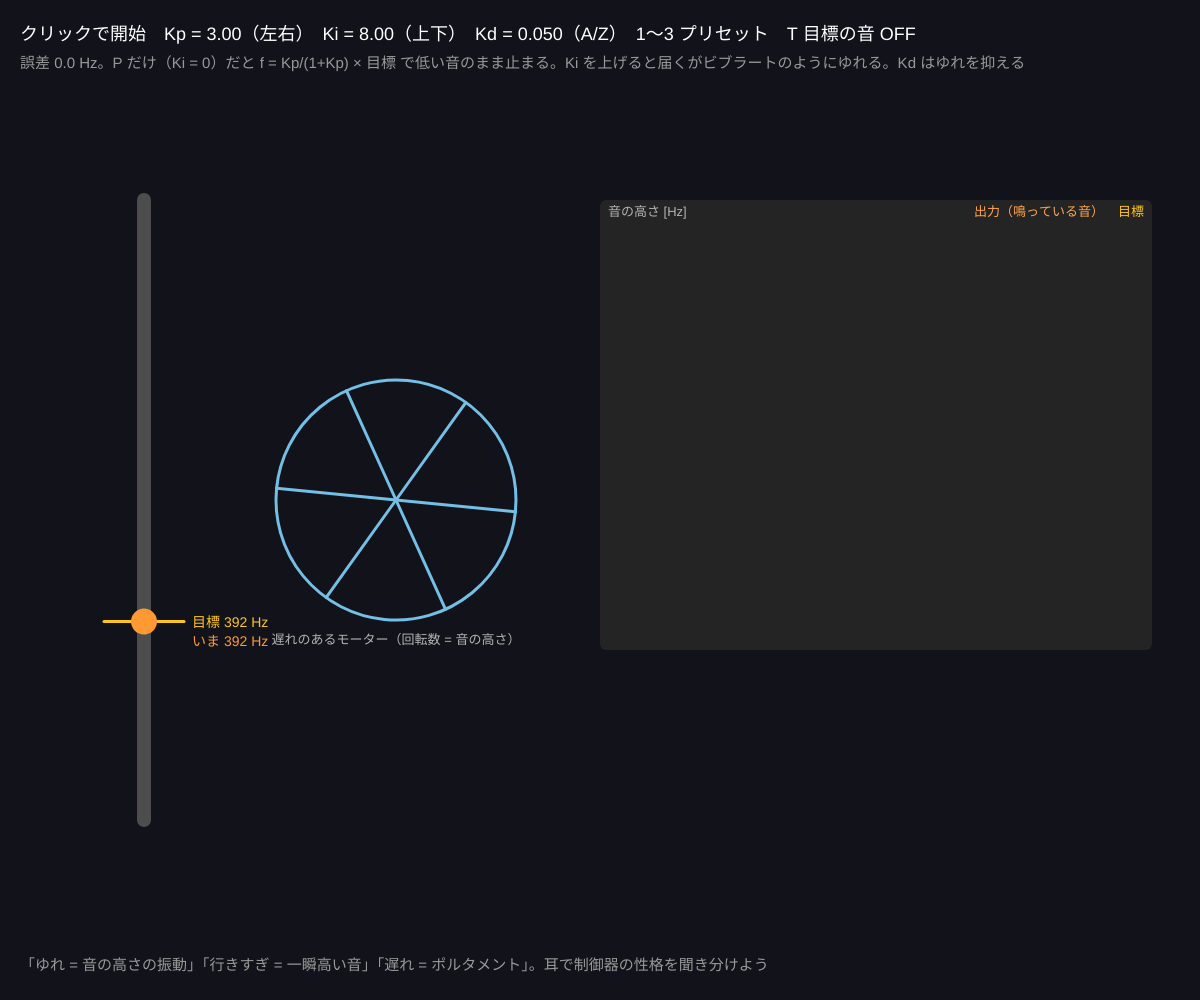
Frame 1 (no input)
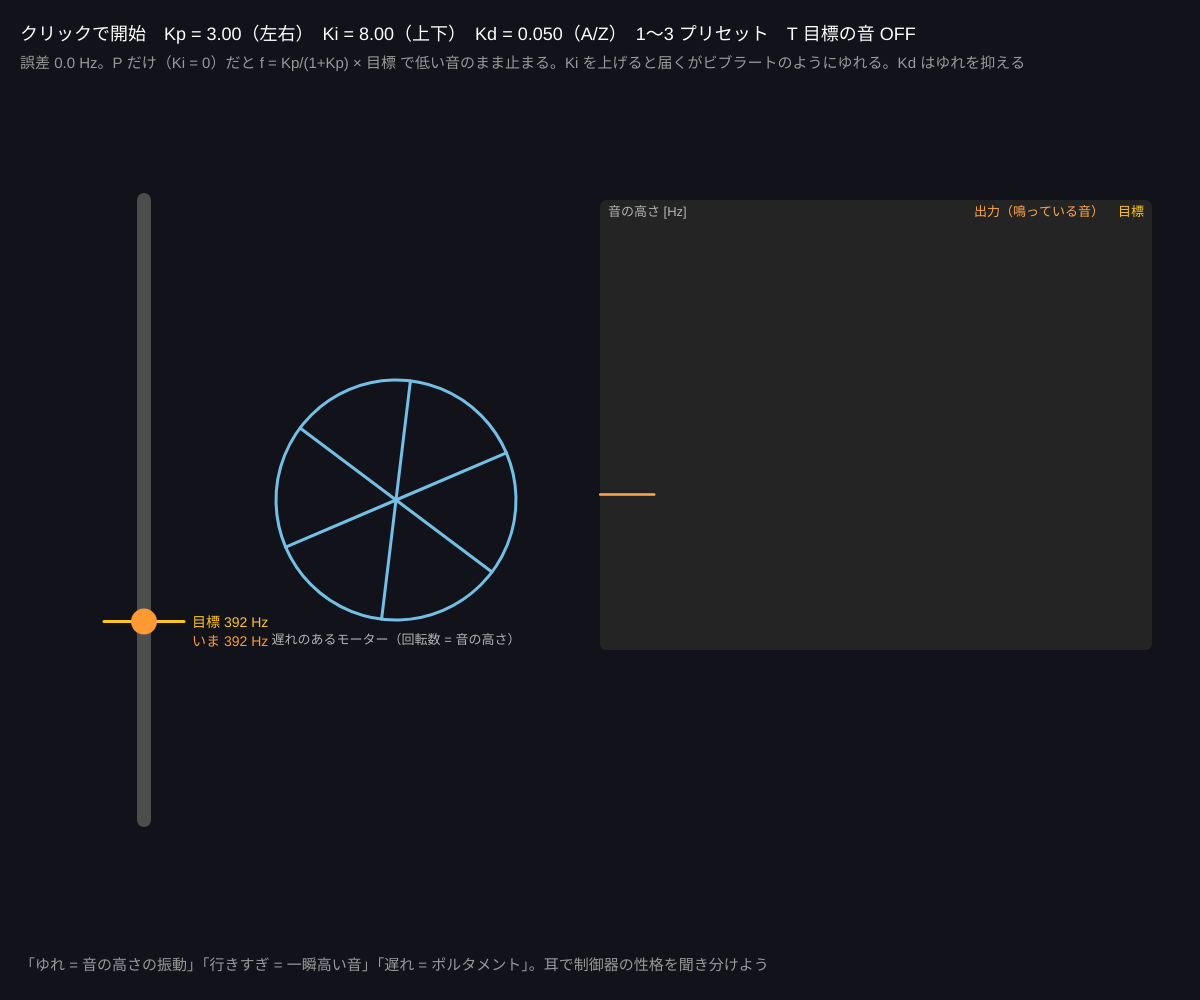
Frame 60 (no input)
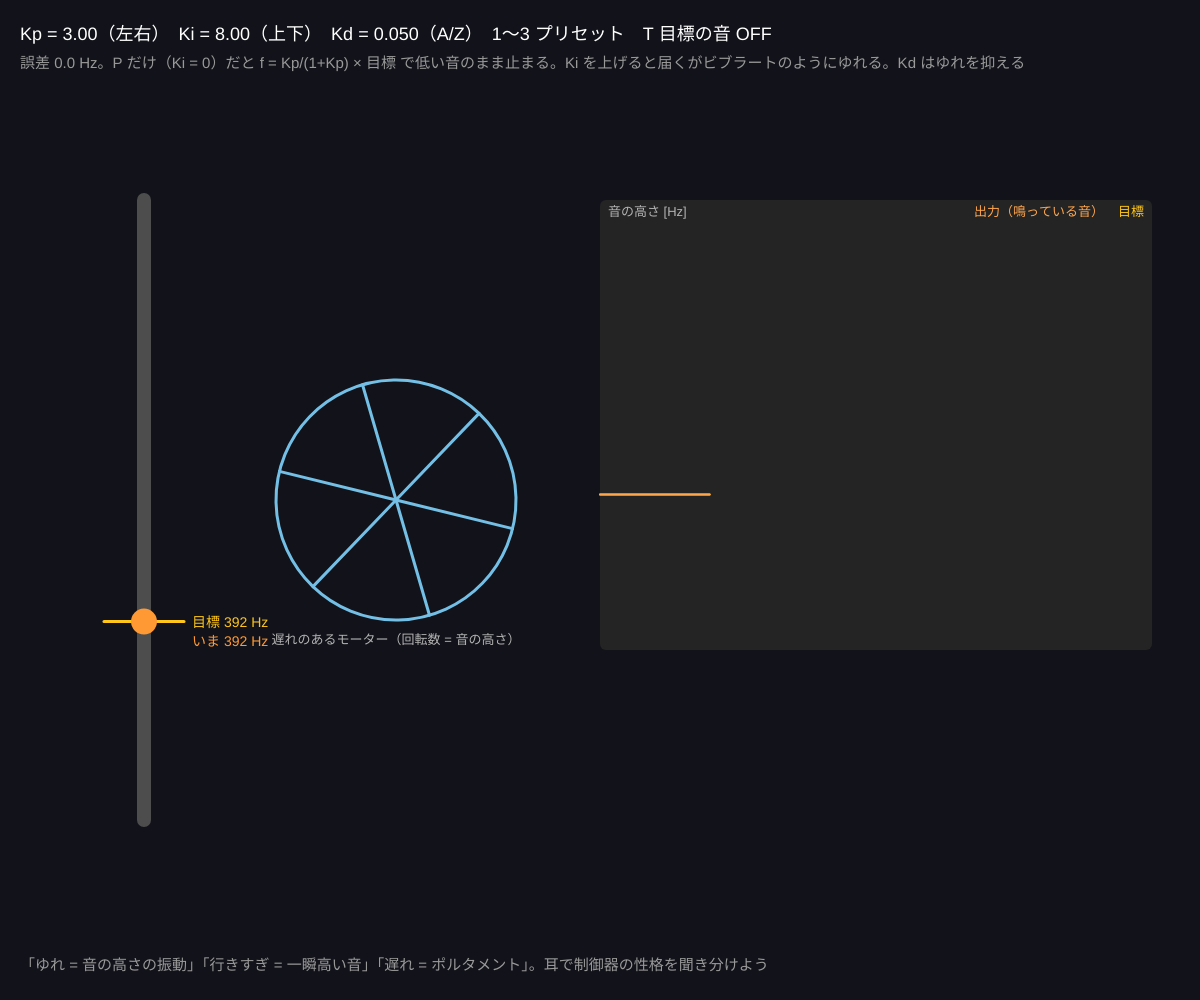
Frame 120 (the mouse pressed at the canvas centre since frame 60)

The p5.js sketch that drew these frames (run headless with seeded random() and noise() and a simulated clock; from frame 60 on, the mouse is pressed at the canvas centre):

// p5.js sketch
// ── sketch.js
// ============================================
// 13 制御を聞く（PID で音の高さを追いかける）
// 目標の音の高さが 2 秒ごとに飛ぶ。制御器の出力がオシレーターの周波数になる
//   プラントは「遅れのあるモーター」のような 2 段の一次遅れ。追いつくまでの時間・行きすぎ・ゆれが「音」で聞こえる
//   P だけだと目標より低いまま（定常偏差）、I を足すと届く、上げすぎるとビブラートのようにゆれる
// クリックで開始 / 左右キー = Kp / 上下キー = Ki / A・Z = Kd / 1〜3 = プリセット / T = 目標の音も鳴らす
// ============================================

let Kp = 3.0, Ki = 8.0, Kd = 0.05; // ★ PID ゲイン
let tauPlant = 0.12; // ★ プラントの遅れ [秒]（2 段）
let notes = [262, 330, 392, 523, 440, 294, 659, 349]; // ★ 目標の音の高さ [Hz]（ド・ミ・ソ・高いド…）
let interval = 2.0; // ★ 目標を変える間隔 [秒]
let playTarget = false;

let r = 392, f = 392, y1 = 392, u = 392, I = 392 / 8, prevF = 392, t = 0, noteIdx = 0;
let HIST = 600, dt = 1 / 60;
let hF = [], hR = [];
let mainTone = null, targetTone = null;

function setup() {
  createCanvas(windowWidth, windowHeight);
  colorMode(HSB, 360, 100, 100, 100);
}

function draw() {
  background(230, 30, 10);
  t += dt;
  if (t >= interval) { t = 0; noteIdx = (noteIdx + 1) % notes.length; r = notes[noteIdx]; }
  // ★ PID（誤差は Hz のまま。ゲインは「Hz あたり」。微分は出力の変化にかける）
  let e = r - f;
  I = constrain(I + e * dt, -5000, 5000);
  let dF = (f - prevF) / dt; prevF = f;
  u = constrain(Kp * e + Ki * I - Kd * dF, 0, 4000); // 指令（Hz）
  // ★ プラント：2 段の一次遅れ（指令 u に遅れて周波数 f が追いつく）
  for (let k = 0; k < 2; k++) {
    y1 += ((u - y1) / tauPlant) * dt / 2; // 1 段目
    f += ((y1 - f) / tauPlant) * dt / 2; // 2 段目 → 実際に鳴る周波数
  }
  f = constrain(f, 0, 4000);
  let fHz = constrain(f, 60, 2000);
  if (mainTone) {
    mainTone.o.frequency.setTargetAtTime(fHz, audioCtx.currentTime, 0.01);
    targetTone.g.gain.setTargetAtTime(playTarget ? 0.04 : 0.0001, audioCtx.currentTime, 0.05);
    targetTone.o.frequency.setTargetAtTime(r, audioCtx.currentTime, 0.01);
  }
  pushHist(hF, f); pushHist(hR, r);

  // ---- 左：音の高さのメーターと回る円盤（モーターのイメージ）
  let mx = width * 0.12, my0 = height * 0.82, my1 = height * 0.2;
  stroke(0, 0, 30); strokeWeight(14); line(mx, my0, mx, my1);
  let Y = (hz) => map(constrain(hz, 200, 800), 200, 800, my0, my1);
  stroke(45, 90, 100); strokeWeight(3); line(mx - 40, Y(r), mx + 40, Y(r));
  noStroke(); fill(45, 90, 100); textSize(14); text('目標 ' + r + ' Hz', mx + 48, Y(r) + 5);
  fill(30, 80, 100); circle(mx, Y(f), 26);
  text('いま ' + nf(fHz, 1, 0) + ' Hz', mx + 48, Y(f) + 24);
  let dx = width * 0.33, dy = height * 0.5, R = min(width, height) * 0.12;
  push(); translate(dx, dy); rotate(frameCount * fHz / 4000);
  stroke(200, 50, 90); strokeWeight(3); noFill(); circle(0, 0, R * 2);
  for (let i = 0; i < 6; i++) { rotate(PI / 3); line(0, 0, R, 0); }
  pop();
  noStroke(); fill(0, 0, 70); textSize(13); textAlign(CENTER);
  text('遅れのあるモーター（回転数 = 音の高さ）', dx, dy + R + 24);
  textAlign(LEFT, BASELINE);

  // ---- グラフ
  let gx = width * 0.5, gw = width * 0.46;
  drawPlot(gx, height * 0.2, gw, height * 0.45, [{ data: hR, hue: 45, sat: 90, name: '目標' }, { data: hF, hue: 30, name: '出力（鳴っている音）' }], 150, 850, '音の高さ [Hz]');

  noStroke();
  fill(0, 0, 100);
  textSize(18);
  text((mainTone ? '' : 'クリックで開始　') + 'Kp = ' + nf(Kp, 1, 2) + '（左右）　Ki = ' + nf(Ki, 1, 2) + '（上下）　Kd = ' + nf(Kd, 1, 3) + '（A/Z）　1〜3 プリセット　T 目標の音 ' + (playTarget ? 'ON' : 'OFF'), 20, 40);
  fill(0, 0, 60);
  textSize(15);
  text('誤差 ' + nf(e, 1, 1) + ' Hz。P だけ（Ki = 0）だと f = Kp/(1+Kp) × 目標 で低い音のまま止まる。Ki を上げると届くがビブラートのようにゆれる。Kd はゆれを抑える', 20, 68);
  text('「ゆれ = 音の高さの振動」「行きすぎ = 一瞬高い音」「遅れ = ポルタメント」。耳で制御器の性格を聞き分けよう', 20, height - 30);
}

function mousePressed() {
  startAudio();
  if (!mainTone) { mainTone = startTone(392, 0.08, 'sawtooth'); targetTone = startTone(392, 0.0001, 'sine'); }
}
function keyPressed() {
  if (key === RIGHT_ARROW) Kp = min(Kp + 0.25, 8);
  if (key === LEFT_ARROW) Kp = max(Kp - 0.25, 0);
  if (key === UP_ARROW) Ki = min(Ki + 2, 60);
  if (key === DOWN_ARROW) Ki = max(Ki - 2, 0);
  if (key === 'a' || key === 'A') Kd = min(Kd + 0.02, 0.5);
  if (key === 'z' || key === 'Z') Kd = max(Kd - 0.02, 0);
  if (key === '1') { Kp = 3; Ki = 0; Kd = 0; } // ★ P だけ：低いまま（f = 0.75 r）
  if (key === '2') { Kp = 3; Ki = 8; Kd = 0.05; } // ★ ちょうどいい
  if (key === '3') { Kp = 3; Ki = 50; Kd = 0; } // ★ ゆれる（限界に近い）
  if (key === 't' || key === 'T') playTarget = !playTarget;
  if (key === '1' || key === '2' || key === '3') I = Ki > 0 ? r / Ki : 0;
}

// ---------- やってみよう ----------
// 1. 1（P だけ）で目標の音（T）と比べる。いつも少し低い。Kp を上げると近づくが届かない
// 2. 2 から Ki を上げていく。どこから「ゆれ」が聞こえる？ Kd を足すと消える？
// 3. tauPlant を 0.3（重いモーター）にすると同じゲインでも不安定になる。なぜ？（07・09 の位相の遅れ）
// 4. notes を自分のメロディに。interval を短くすると「追いつけない」音楽になる


// ==================================================
// ここから下は「音を鳴らすための道具」（鳴らしっぱなしの音を作る・止める）
// ==================================================
let audioCtx, masterOut;
function startAudio() {
  if (!audioCtx) { audioCtx = new AudioContext(); masterOut = audioCtx.createDynamicsCompressor(); masterOut.connect(audioCtx.destination); }
  audioCtx.resume();
}
function startTone(f, vol, type) {
  if (!audioCtx) return null;
  let o = audioCtx.createOscillator(), g = audioCtx.createGain();
  o.type = type; o.frequency.value = f;
  g.gain.setValueAtTime(0.0001, audioCtx.currentTime);
  g.gain.exponentialRampToValueAtTime(max(vol, 0.0001), audioCtx.currentTime + 0.05);
  o.connect(g); g.connect(masterOut); o.start();
  return { o, g };
}
function stopTone(tn) {
  if (!tn) return;
  tn.g.gain.setTargetAtTime(0.0001, audioCtx.currentTime, 0.05);
  tn.o.stop(audioCtx.currentTime + 0.3);
}
function pushHist(arr, v) {
  arr.push(isFinite(v) ? v : 0);
  if (arr.length > HIST) arr.shift();
}
// 時間プロット：枠 (x, y, w, h) に series = [{data, hue, name}] を描く（縦の範囲 lo〜hi）
function drawPlot(x, y, w, h, series, lo, hi, title) {
  noStroke(); fill(0, 0, 14); rect(x, y, w, h, 6);
  stroke(0, 0, 30); strokeWeight(1);
  let y0 = map(0, lo, hi, y + h, y);
  if (y0 > y && y0 < y + h) line(x, y0, x + w, y0);
  for (let s of series) {
    stroke(s.hue, s.sat === undefined ? 70 : s.sat, 100); strokeWeight(s.weight || 2); noFill();
    beginShape();
    for (let i = 0; i < s.data.length; i++) vertex(map(i, 0, HIST - 1, x, x + w), map(constrain(s.data[i], lo, hi), lo, hi, y + h, y));
    endShape();
  }
  noStroke(); fill(0, 0, 70); textSize(13); textAlign(LEFT, TOP);
  text(title, x + 8, y + 6);
  let lx = x + w - 8; textAlign(RIGHT, TOP);
  for (let s of series) { fill(s.hue, s.sat === undefined ? 70 : s.sat, 100); text(s.name, lx, y + 6); lx -= textWidth(s.name) + 14; }
  textAlign(LEFT, BASELINE);
}
